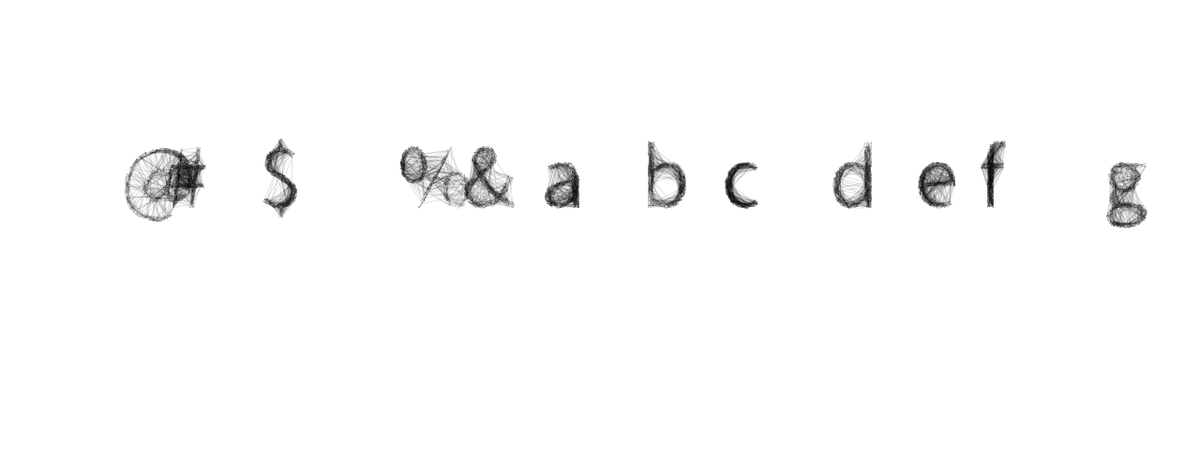
Frame 1 (no input)
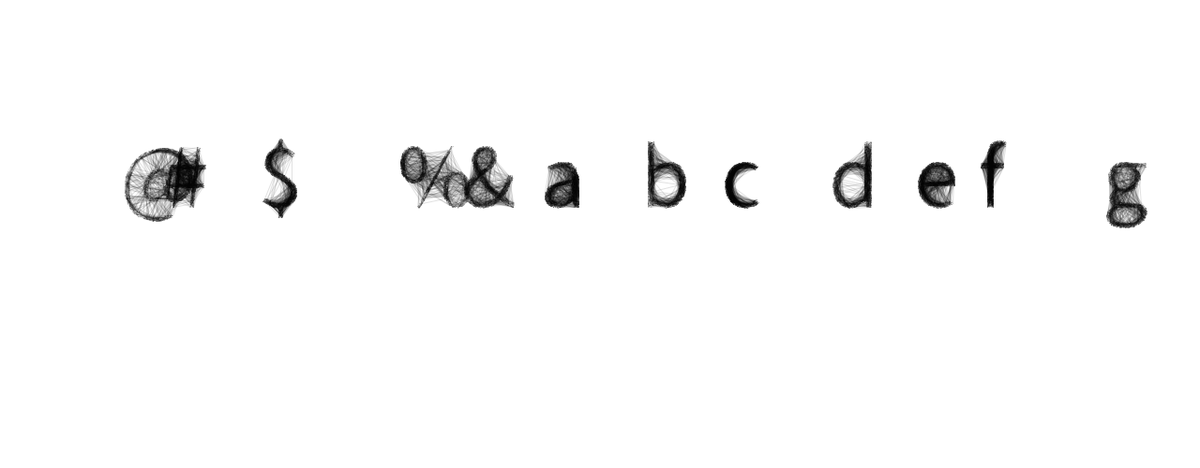
Frame 2 (the mouse pressed at the canvas centre, redrawn once)

The Processing sketch that drew these frames (run headless with seeded random() and noise(); the mouse was pressed at the canvas centre and the sketch redrawn once):

// Processing sketch: LinesInLetters2
// ── LinesInLetters2.pde
void setup() {
  size(1280, 500);
  background(255);
  smooth();
  noLoop();
}

void draw() {
  textSize(100);
  String str="@#$%&abcdefghi";
  
  for(int i=0;i<str.length();i++){
    drawText(str.charAt(i)+"", 1000,new PVector(i*100 ,0));
  }
}


void drawText(String str,int density ,PVector pos) {
  stroke(0, 30);
  pushMatrix();
  translate(pos.x, pos.y);
  PGraphics txt= getText(str, 400);
  PVector p1 = getRandomPos(txt);
  PVector p2 = getRandomPos(txt, p1, 30);
  for (int e=0;e<density;e++) {
    line(p1.x, p1.y, p2.x, p2.y);
    p1 = p2;
    p2 = getRandomPos(txt, p1, 30);
  }
  popMatrix();
}

//Get random pos where the color is black
PVector getRandomPos(PGraphics img) {
  float x = random(img.width);
  float y = random(img.height);
  while (img.get ( (int)x, (int)y)!=color(0)) {
    x = random(img.width);
    y = random(img.height);
  }
  return new PVector(x, y);
}

//Get random pos where the color is black but the distince from a provious point is fixed
PVector getRandomPos(PGraphics img, PVector orig, float maxRadius) {
  PVector sum = PVector.fromAngle(random(TWO_PI)); 
  sum.mult(random(maxRadius));
  sum.add(orig);
  while (img.get ( (int)sum.x, (int)sum.y)!=color(0)) {
    sum = PVector.fromAngle(random(TWO_PI)); 
    sum.mult(random(maxRadius));
    sum.add(orig);
  }
  return sum;
}

PGraphics getText(String str,float size) {
  textSize(size);
  float w=textWidth(str);
  float h=textAscent()+textDescent();
  if(w<2 || h<2) {
    PGraphics txt= createGraphics(100, 100);
    txt.beginDraw();
    txt.background(color(0));
    txt.endDraw();
    return txt;
  } 
  PGraphics txt= createGraphics((int)w, (int)h);
  txt.beginDraw();
  txt.background(255);
  txt.fill(color(0));
  txt.textSize(100);
  txt.textAlign(CENTER, CENTER);
  txt.text(str, txt.width/2, txt.height/2);
  txt.endDraw();

  return txt;
}
